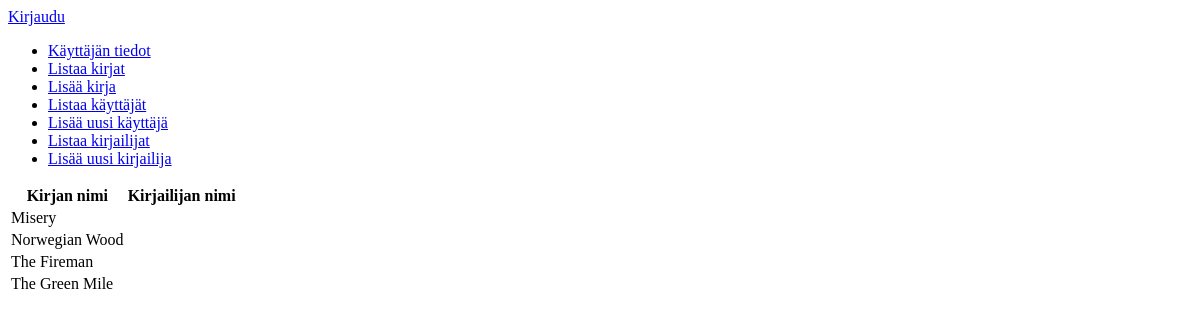
/books/, run on an earlier commit of the app's database.
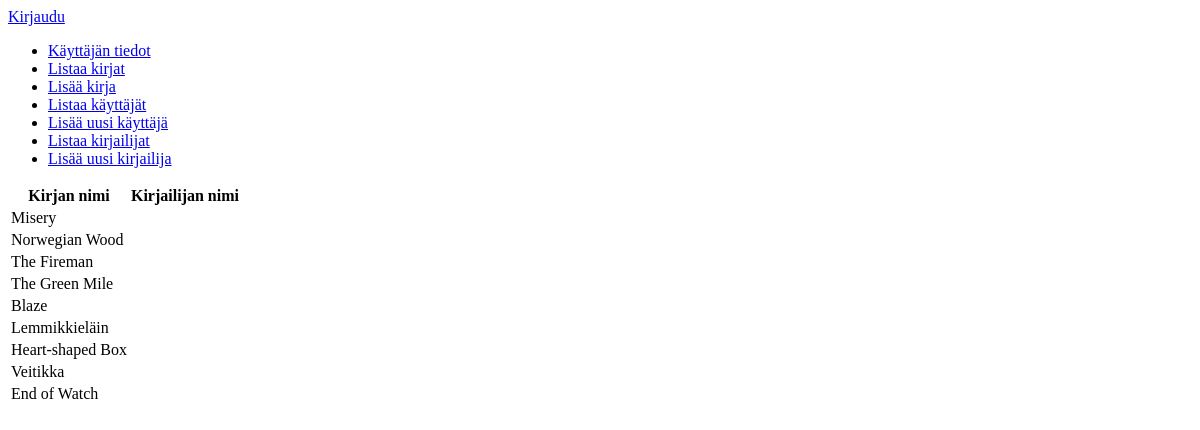
And on a later commit of the database.
### application/books/models.py (models this page shows, shortened)
class Book(Base):
    name = db.Column(db.String(144), nullable=False)
    read = db.Column(db.Boolean, nullable=False)
    account_id = db.Column(db.Integer, db.ForeignKey('account.id'), nullable=False)
    author_id = db.Column(db.Integer, db.ForeignKey('author.id'), nullable=False)

### application/books/views.py (the view)
@app.route("/books/", methods=["GET"])
def books_index():
    return render_template("books/list.html", books = Book.query.all())

### application/templates/books/list.html
{% extends "layout.html" %}
{% block body %}
  <table>
    <tr>
      <th>Kirjan nimi</th>
      <th>Kirjailijan nimi</th>
    </tr>
    {% for book in books %}
    <tr>
      <td>{{ book.name }}</td>
    </tr>
    {% endfor %}
  </table>
{% endblock %}

### application/templates/layout.html (shortened to what this page needs)
<!DOCTYPE html>
<html>
  <head>
  </head>
  <body>
    {% if current_user.is_authenticated %}
    <p>
      Kirjautunut nimellä {{ current_user.name }}. <a href="{{ url_for('auth_logout') }}">Kirjaudu ulos</a>
    </p>
    {% else %}
    <a href="{{ url_for('auth_login') }}">Kirjaudu</a>
    {% endif %}
    <ul>
      <li><a href="{{ url_for('auth_info', username=current_user.username) }}">Käyttäjän tiedot</a></li>
      <li><a href="{{ url_for('books_index') }}">Listaa kirjat</a></li>
      <li><a href="{{ url_for('books_form') }}">Lisää kirja</a></li>
      <li><a href="{{ url_for('auth_index') }}">Listaa käyttäjät</a></li>
      <li><a href="{{ url_for('auth_form') }}">Lisää uusi käyttäjä</a></li>
      <li><a href="{{ url_for('authors_index') }}">Listaa kirjailijat</a></li>
      <li><a href="{{ url_for('authors_form') }}">Lisää uusi kirjailija</a></li>
    </ul>
    {% block body %}{% endblock %}
  </body>
</html>

What changed in the data, as far as the page shows it:
added Book: name "Blaze"
added Book: name "Lemmikkieläin"
added Book: name "Heart-shaped Box"
added Book: name "Veitikka"
added Book: name "End of Watch"
